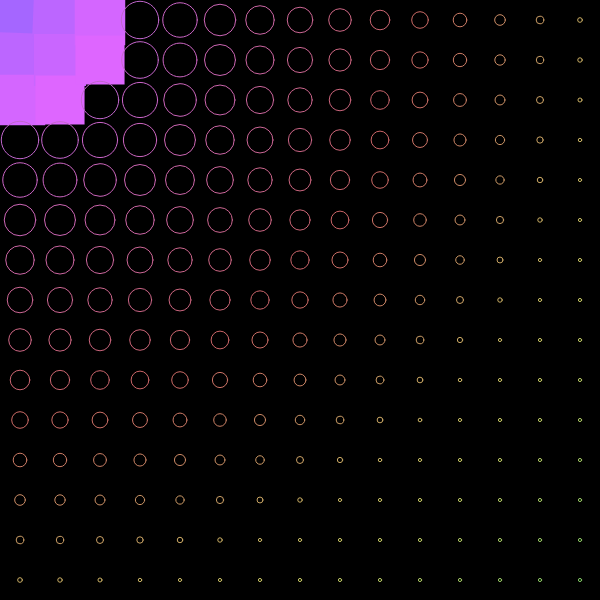
Frame 1 (no input)
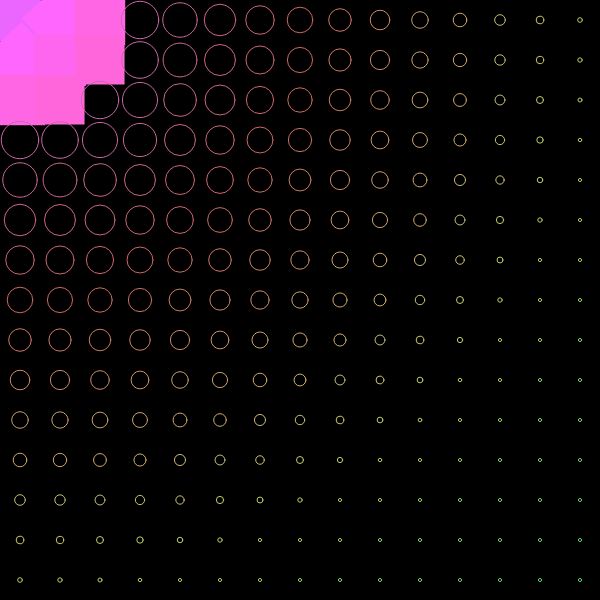
Frame 60 (no input)
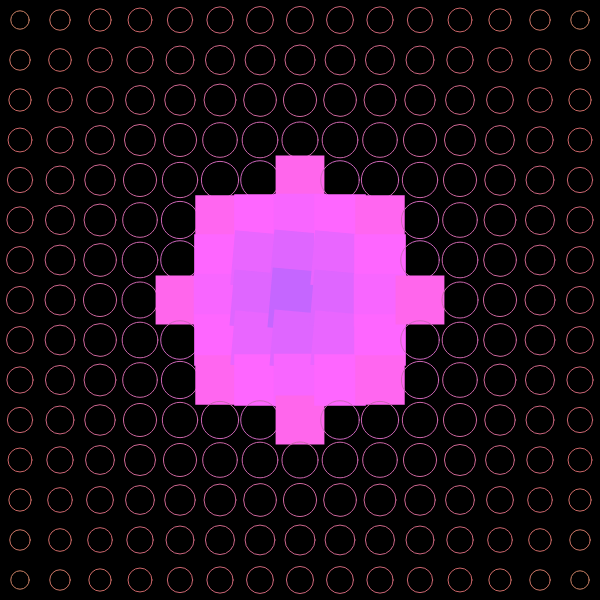
Frame 120 (the mouse pressed at the canvas centre since frame 60)

The p5.js sketch that drew these frames (run headless with seeded random() and noise() and a simulated clock; from frame 60 on, the mouse is pressed at the canvas centre):

// p5.js sketch
// ── sketch.js
// ==========================================
// Variables propias (Control de la Matriz)
// ==========================================
let cantidadColumnas = 15; // Define la densidad horizontal de la grilla
let cantidadFilas = 15;    // Define la densidad vertical de la grilla
let tamañoMaximo;          // Almacena el tamaño límite en píxeles de cada celda
let tonoBase;              // Guarda el color inicial aleatorio del sistema

function setup() {
  createCanvas(600, 600);          // Define un lienzo cuadrado para formato afiche
  colorMode(HSB, 360, 100, 100);   // Modo de color ideal para transiciones fluidas de Op Art
  rectMode(CENTER);                // Configura el dibujo de rectángulos desde su centro geométrico
  
  tamañoMaximo = width / cantidadColumnas; // Automatiza el tamaño de cada elemento para que todo calce
  tonoBase = random(0, 360);              
}

function draw() {
  background(0); // Fondo base negro para maximizar el contraste óptico
  
  // // Cuántos fotogramas han pasado desde que inició el programa.
  let factorTiempo = frameCount * 0.02; 

   // Bucle anidado , El primer bucle (i) recorre las columnas horizontalmente.
  // El segundo bucle (j) recorre las celdas verticalmente.
  for (let i = 0; i < cantidadColumnas; i++) {
    for (let j = 0; j < cantidadFilas; j++) {
      
      // Calcular la posición exacta en píxeles del centro de cada celda
      let x = (i * tamañoMaximo) + tamañoMaximo / 2;
      let y = (j * tamañoMaximo) + tamañoMaximo / 2;
      
    
      // Calcula la distancia matemática continua entre el cursor y la celda actual
      let distanciaMouse = dist(mouseX, mouseY, x, y);
      
      // Función propia con parámetros.
      dibujarElementoOptico(x, y, distanciaMouse, factorTiempo);
    }
  }
}


// Mi función propia (Módulo de Comportamiento Visual)
function dibujarElementoOptico(posX, posY, dMouse, tiempo) {
  
  // Uso de map 1 (Control de Escala Proporcional)
  let tam = map(dMouse, 0, width, tamañoMaximo * 1.5, tamañoMaximo * 0.1);
  tam = constrain(tam, tamañoMaximo * 0.1, tamañoMaximo * 1.5);
  
  // Uso de Map (Gradiente Cromático Dinámico)
  let variacionColor = map(dMouse, 0, width, 0, 150);
  let colorDinamico = (tonoBase + variacionColor + sin(tiempo) * 30) % 360;

  
  // Condicional 1: Comportamiento reactivo según el radio de cercanía del cursor
  if (dMouse < 125) {
    fill(colorDinamico, 60, 100); // Relleno sólido satinado de alta luminosidad
    noStroke();
    
    push(); // Aísla las transformaciones espaciales de esta celda
    translate(posX, posY);
    
    // Condicional 2: Si el mouse está en el núcleo de la interacción, activa la rotación cinetica
    if (dMouse < 70) {
      rotate(tiempo * 2);
    }
    
    rect(0, 0, tam, tam); // Renderiza el módulo cuadrado activo
    pop(); // Restaura la matriz de dibujo original
    
  } else {
    // Comportamiento base de fondo: Mantiene una estructura geométrica más rígida y estática
    stroke(colorDinamico, 50, 80);
    noFill();
    ellipse(posX, posY, tam * 0.8, tam * 0.8); // Renderiza la elipse lineal pasiva
  }
}
